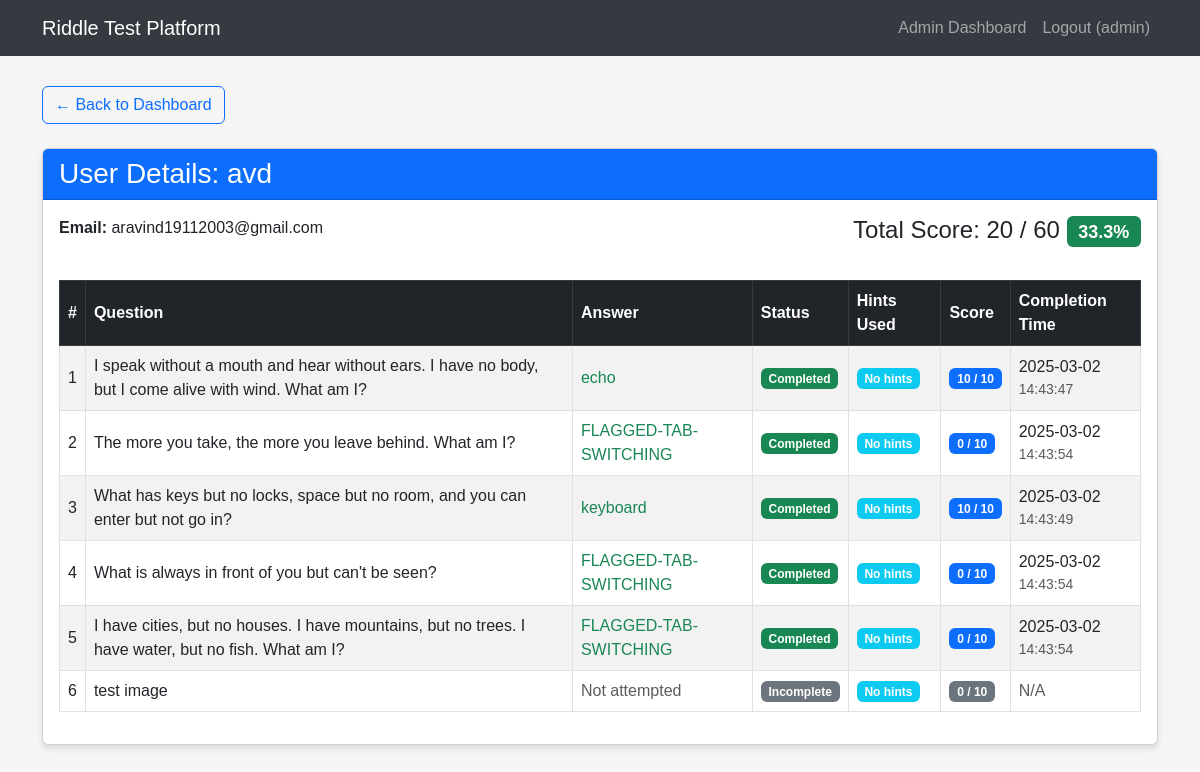
The app's page /admin/user_detail/4 (signed in), older data.
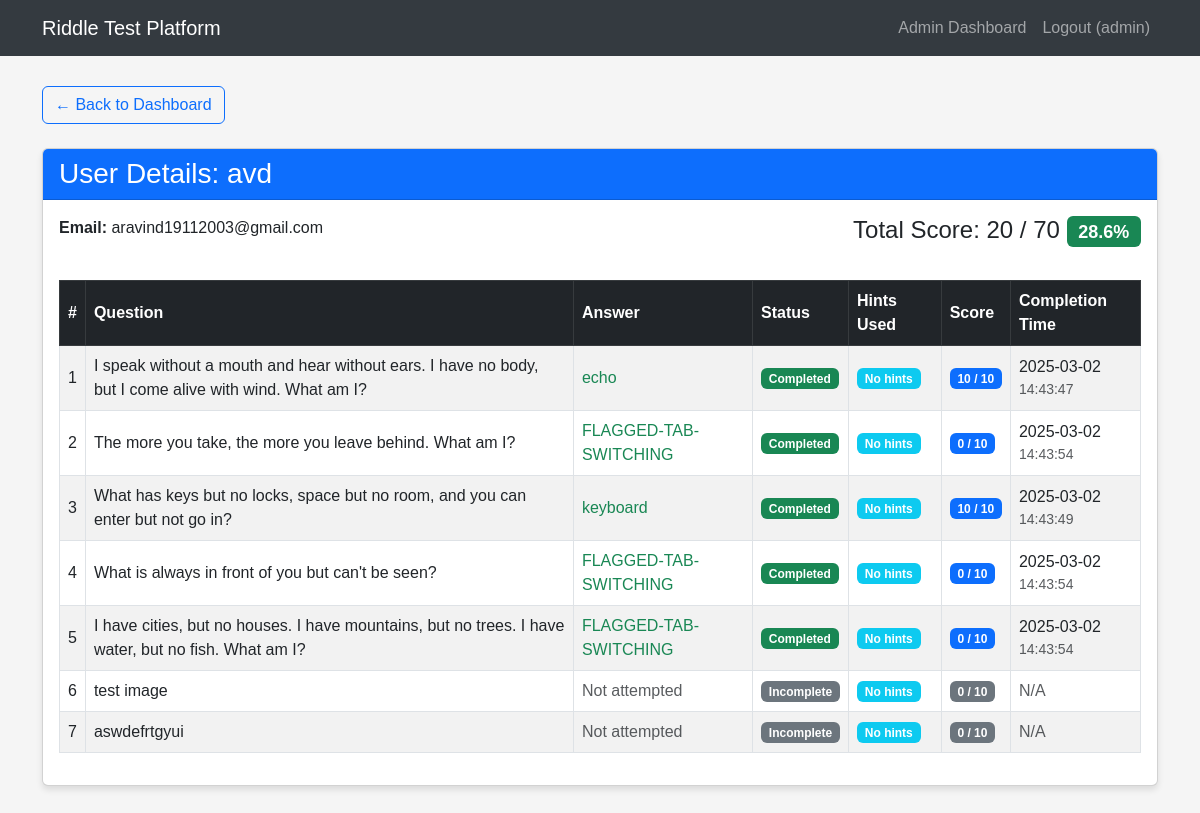
The same page, newer data.
### tables this page shows
CREATE TABLE user_progress (
            id INTEGER PRIMARY KEY AUTOINCREMENT,
            user_id INTEGER NOT NULL,
            riddle_id INTEGER NOT NULL,
            score INTEGER DEFAULT 10,
            completed INTEGER DEFAULT 0,
            hint1_used INTEGER DEFAULT 0,
            hint2_used INTEGER DEFAULT 0,
            hint3_used INTEGER DEFAULT 0,
            answer_attempt TEXT,
            completion_time TIMESTAMP, warnings INTEGER DEFAULT 0,
            FOREIGN KEY (user_id) REFERENCES users (id),
            FOREIGN KEY (riddle_id) REFERENCES riddles (id),
            UNIQUE(user_id, riddle_id)
        );

CREATE TABLE riddles (
            id INTEGER PRIMARY KEY AUTOINCREMENT,
            question TEXT NOT NULL,
            answer TEXT NOT NULL,
            hint1 TEXT NOT NULL,
            hint2 TEXT NOT NULL,
            hint3 TEXT NOT NULL
        , image TEXT);

### app.py (the view)
@app.route('/admin/user_detail/<int:user_id>')
def user_detail(user_id):
    if 'user_id' not in session or not session.get('is_admin'):
        flash('Unauthorized access.')
        return redirect(url_for('login'))
    conn = sqlite3.connect('riddle_test.db')
    c = conn.cursor()
    c.execute("SELECT username, email FROM users WHERE id = ?", (user_id,))
    user_info = c.fetchone()
    if not user_info:
        conn.close()
        flash('User not found.')
        return redirect(url_for('admin_dashboard'))
    c.execute('''
        SELECT r.id, r.question, r.answer, up.score, up.completed,
               up.hint1_used, up.hint2_used, up.hint3_used, up.answer_attempt, up.completion_time
        FROM riddles r
        JOIN user_progress up ON r.id = up.riddle_id
        WHERE up.user_id = ?
        ORDER BY r.id
    ''', (user_id,))
    results_data = c.fetchall()
    c.execute('''
        SELECT SUM(score)
        FROM user_progress
        WHERE user_id = ? AND completed = 1
    ''', (user_id,))
    total_score = c.fetchone()[0] or 0
    c.execute("SELECT COUNT(*) * 10 FROM riddles")
    max_possible = c.fetchone()[0]
    percentage_score = int((total_score / max_possible * 100)) if max_possible > 0 else 0
    conn.close()
    user = {
        'id': user_id,
        'username': user_info[0],
        'email': user_info[1]
    }
    results = []
    for result in results_data:
        results.append({
            'id': result[0],
            'question': result[1],
            'correct_answer': result[2],
            'score': result[3],
            'completed': result[4],
            'hint1_used': result[5],
            'hint2_used': result[6],
            'hint3_used': result[7],
            'answer_attempt': result[8],
            'completion_time': result[9]
        })
    return render_template('user_detail.html',
                           user=user,
                           results=results,
                           total_score=total_score,
                           max_possible=max_possible,
                           percentage_score=percentage_score)

### templates/user_detail.html
{% extends 'base.html' %} {% block content %}
<div class="row">
  <div class="col-12 mb-4">
    <a href="{{ url_for('admin_dashboard') }}" class="btn btn-outline-primary">
      &larr; Back to Dashboard
    </a>
  </div>
</div>
<div class="row">
  <div class="col-12">
    <div class="card mb-4">
      <div class="card-header bg-primary text-white">
        <h3 class="card-title mb-0">User Details: {{ user.username }}</h3>
      </div>
      <div class="card-body">
        <div class="row mb-4">
          <div class="col-md-6">
            <p><strong>Email:</strong> {{ user.email }}</p>
          </div>
          <div class="col-md-6 text-md-end">
            <h4>
              Total Score: {{ total_score }} / {{ max_possible }}
              <span class="badge bg-success"
                >{{ "{:.1f}%".format(total_score / max_possible * 100) if
                max_possible > 0 else "0%" }}</span
              >
            </h4>
          </div>
        </div>
        <div class="table-responsive">
          <table class="table table-striped table-bordered results-table">
            <thead class="table-dark">
              <tr>
                <th>#</th>
                <th>Question</th>
                <th>Answer</th>
                <th>Status</th>
                <th>Hints Used</th>
                <th>Score</th>
                <th>Completion Time</th>
              </tr>
            </thead>
            <tbody>
              {% for result in results %}
              <tr>
                <td>{{ loop.index }}</td>
                <td>{{ result.question }}</td>
                <td>
                  {% if result.completed %}
                  <span class="text-success">{{ result.answer_attempt }}</span>
                  {% elif result.answer_attempt %}
                  <span class="text-danger">{{ result.answer_attempt }}</span>
                  <small class="d-block text-muted"
                    >(Correct: {{ result.correct_answer }})</small
                  >
                  {% else %}
                  <span class="text-muted">Not attempted</span>
                  {% endif %}
                </td>
                <td>
                  {% if result.completed %}
                  <span class="badge bg-success">Completed</span>
                  {% else %}
                  <span class="badge bg-secondary">Incomplete</span>
                  {% endif %}
                </td>
                <td>
                  {% set hints_used = (result.hint1_used or 0) +
                  (result.hint2_used or 0) + (result.hint3_used or 0) %} {% if
                  hints_used > 0 %}
                  <span class="badge bg-warning text-dark"
                    >{{ hints_used }} hint{% if hints_used > 1 %}s{% endif %}
                    used</span
                  >
                  {% else %}
                  <span class="badge bg-info">No hints</span>
                  {% endif %}
                </td>
                <td>
                  {% if result.completed %}
                  <span class="badge bg-primary">{{ result.score }} / 10</span>
                  {% else %}
                  <span class="badge bg-secondary">0 / 10</span>
                  {% endif %}
                </td>
                <td>
                  {% if result.completion_time %} {{
                  result.completion_time.split('T')[0] }}
                  <small class="d-block text-muted"
                    >{{ result.completion_time.split('T')[1].split('.')[0]
                    }}</small
                  >
                  {% else %}
                  <span class="text-muted">N/A</span>
                  {% endif %}
                </td>
              </tr>
              {% endfor %}
            </tbody>
          </table>
        </div>
      </div>
    </div>
  </div>
</div>
{% endblock %}

Row changes from the older to the newer data that the page shows:
added user_progress: question "aswdefrtgyui", completed "Not attempted", shows "N/A"
Text that changed along with them:
{{ max_possible }}: "60" → "70"
text no longer shown: "33.3%"
text now shown: "28.6%"
